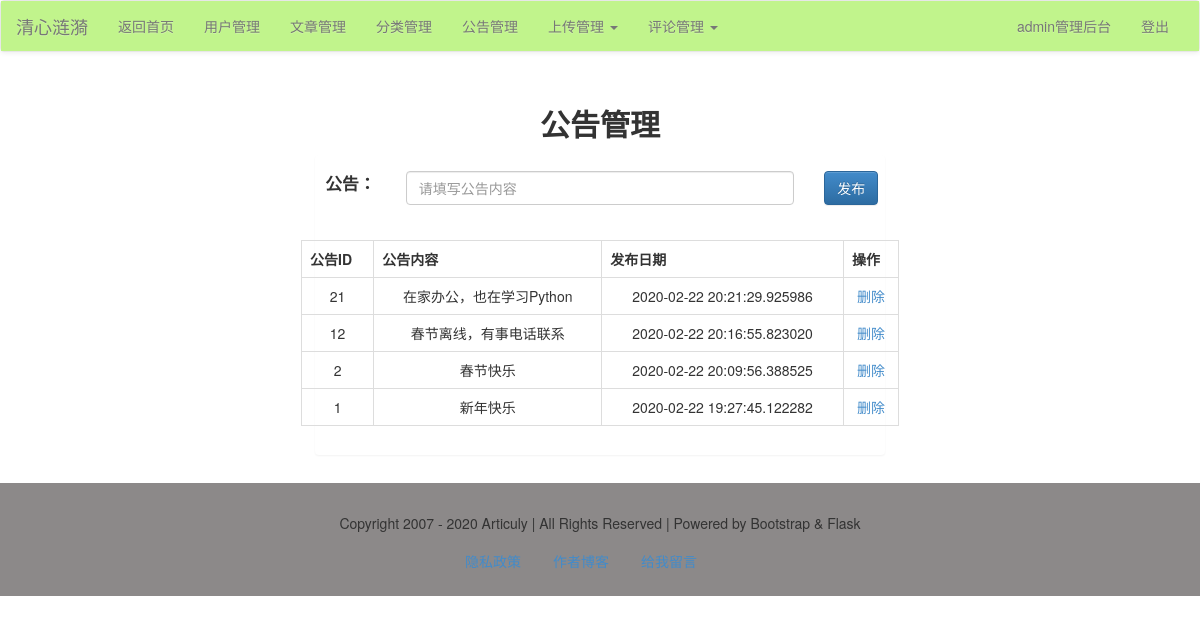
/admin/alert/list/ (signed in), run on an earlier commit of the app's database.
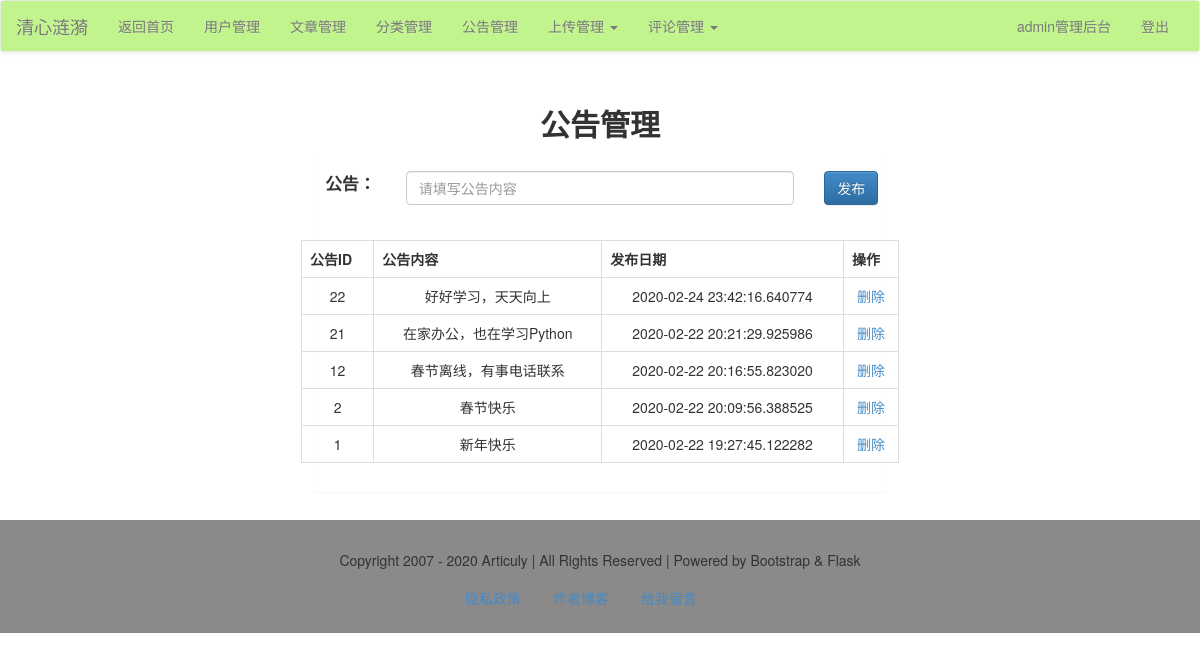
And on a later commit of the database.
### models.py (models this page shows)
class Alert(db.Model):
    alert_id = db.Column(db.Integer, primary_key=True)
    alert_time = db.Column(db.DateTime, default=datetime.now)
    alert_content = db.Column(db.String)

### admin/alert.py (the view)
@admin_app.route("/alert/list/", methods=['get', 'post'])
def alert_list():
    alerts = Alert.query.order_by(Alert.alert_id.desc()).all()
    if request.method == 'POST':
        content = request.form['alert']
        alert = Alert(alert_content=content)
        db.session.add(alert)
        db.session.commit()
        return redirect(url_for("admin_app.alert_list"))
    return render_template('admin/alert/alert_list.html', alerts=alerts)

### admin/admin_app.py (called while the page is built)
@admin_app.before_request
@login_required
def is_admin():
    print(session['user'])
    if session['user'] != 'admin':
        print('user is someone else.')
        return redirect(url_for('login'))

### app.py (called while the page is built)
@app.context_processor
def account():
    username = session.get('user')
    return {'username': username}

@app.context_processor
def getCateList():
    cates = Category.query.all()
    return {'cates': cates}

### libs.py (called while the page is built)
def login_required(func):
    @wraps(func)
    def decorator_nest(*args, **kwargs):
        if not 'user' in session:
            return redirect(url_for('login'))
        else:
            print(func)
            return func(*args, **kwargs)
    return decorator_nest

### templates/admin/alert/alert_list.html (shortened to what this page needs)
{% extends'admin/admin_base.html' %}
{% block content %}
    <div class="container-fluid">
        <div class="row">
            <div class="main col-lg-6 col-lg-offset-3 col-md-8 col-md-offset-2 col-sm-10 col-sm-offset-1 col-xs-12">
                <h2 class="text-center"><b>公告管理</b></h2>
                <div class="panel">
                    <div class="row">
                        <form action="" method="post" class="form-horizontal">
                            <div class="form-group">
                                <div class="col-xs-2 text-right middle">
                                    <label for="alert"><p style="font-size: 1.2em">公告：</p></label>
                                </div>
                                <div class="col-xs-8">
                                    <input class="form-control" type="text" name="alert" id="alert" value=""
                                           placeholder="请填写公告内容">
                                </div>
                                <div class="col-xs-2">
                                    <input type="submit" name="submit" id="btn1" class="btn btn-primary" value="发布">
                                </div>
                            </div>
                        </form>
                    </div>
                    <div class="row">
                        <table class="table table-bordered">
                            <tr>
                                <th>公告ID</th>
                                <th>公告内容</th>
                                <th>发布日期</th>
                                <th>操作</th>
                            </tr>
                            {% for alert in alerts %}
                                <tr class="text-center">
                                    <td>{{ alert.alert_id }}</td>
                                    <td>{{ alert.alert_content }}</td>
                                    <td>{{ alert.alert_time }}</td>
                                    <td>
                                        <a href="{{ url_for("admin_app.alert_remove", alert_id=alert.alert_id) }}">删除</a>
                                    </td>
                                </tr>
                            {% endfor %}
                        </table>
                    </div>
                </div>
            </div>
        </div>
    </div>
{% endblock %}

What changed in the data, as far as the page shows it:
added Alert: alert_id "22", alert_content "好好学习，天天向上", alert_time "2020-02-24 23:42:16.640774"
